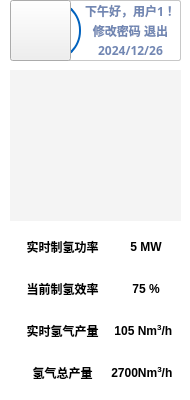
           <widget class="QFrame" name="frame_6">
            <property name="sizePolicy">
             <sizepolicy hsizetype="Expanding" vsizetype="Expanding">
              <horstretch>1</horstretch>
              <verstretch>0</verstretch>
             </sizepolicy>
            </property>
            <property name="styleSheet">
             <string notr="true">QFrame {
    background-color: transparent; /* 背景透明 */

}</string>
            </property>
            <property name="frameShape">
             <enum>QFrame::StyledPanel</enum>
            </property>
            <property name="frameShadow">
             <enum>QFrame::Raised</enum>
            </property>
            <widget class="QPushButton" name="pushButton_13">
             <property name="geometry">
              <rect>
               <x>10</x>
               <y>0</y>
               <width>61</width>
               <height>61</height>
              </rect>
             </property>
             <property name="styleSheet">
              <string notr="true">QPushButton {
    border-radius: 30px; /* 圆形，半径为宽高的一半 */
    border: 2px solid white; /* 添加白色边框 */
    background-color: white; /* 设置背景颜色为白色 */
}
border-image: url(:/icons/icons/我的照片.png);</string>
             </property>
             <property name="text">
              <string/>
             </property>
             <property name="icon">
              <iconset resource="res.qrc">
               <normaloff>:/icons/icons/我的照片.png</normaloff>:/icons/icons/我的照片.png</iconset>
             </property>
             <property name="iconSize">
              <size>
               <width>40</width>
               <height>40</height>
              </size>
             </property>
            </widget>
            <widget class="QPushButton" name="pushButton_14">
             <property name="geometry">
              <rect>
               <x>20</x>
               <y>0</y>
               <width>61</width>
               <height>61</height>
              </rect>
             </property>
             <property name="styleSheet">
              <string notr="true">QPushButton {
    border-radius: 30px; /* 圆形，半径为宽高的一半 */
    border: 2px solid rgb(1, 98, 190); /* 添加白色边框 */
    background-color: ; /* 设置背景颜色为白色 */
	color: rgb(1, 98, 190);
}</string>
             </property>
             <property name="text">
              <string/>
             </property>
             <property name="iconSize">
              <size>
               <width>40</width>
               <height>40</height>
              </size>
             </property>
            </widget>
            <widget class="QLabel" name="label_2">
             <property name="geometry">
              <rect>
               <x>50</x>
               <y>0</y>
               <width>131</width>
               <height>61</height>
              </rect>
             </property>
             <property name="font">
              <font>
               <family>幼圆</family>
               <pointsize>9</pointsize>
               <weight>75</weight>
               <bold>true</bold>
              </font>
             </property>
             <property name="styleSheet">
              <string notr="true">QLabel {
    color: ; /* 设置字体颜色为蓝色 */
	color: rgb(114, 135, 179);
    background-color: white; /* 设置背景颜色为白色 */
	border-radius: 2px; /* 设置2px的圆角 */
    border: 1px solid rgb(200, 200, 200); /* 可选：设置浅灰色边框，增强视觉效果 */
}
</string>
             </property>
             <property name="text">
              <string/>
             </property>
             <property name="alignment">
              <set>Qt::AlignRight|Qt::AlignTrailing|Qt::AlignVCenter</set>
             </property>
            </widget>
            <widget class="QLabel" name="label_3">
             <property name="geometry">
              <rect>
               <x>80</x>
               <y>0</y>
               <width>101</width>
               <height>21</height>
              </rect>
             </property>
             <property name="font">
              <font>
               <family>幼圆</family>
               <pointsize>9</pointsize>
               <weight>75</weight>
               <bold>true</bold>
              </font>
             </property>
             <property name="styleSheet">
              <string notr="true">QLabel {
	color: rgb(114, 135, 179);
    background-color: transparent; /* 设置背景颜色为白色 */

}
</string>
             </property>
             <property name="text">
              <string>下午好，用户1！</string>
             </property>
             <property name="alignment">
              <set>Qt::AlignCenter</set>
             </property>
            </widget>
            <widget class="QLabel" name="label_4">
             <property name="geometry">
              <rect>
               <x>80</x>
               <y>20</y>
               <width>101</width>
               <height>21</height>
              </rect>
             </property>
             <property name="font">
              <font>
               <family>幼圆</family>
               <pointsize>9</pointsize>
               <weight>75</weight>
               <bold>true</bold>
              </font>
             </property>
             <property name="styleSheet">
              <string notr="true">QLabel {
	color: rgb(114, 135, 179);
    background-color: transparent; /* 设置背景颜色为白色 */

}
</string>
             </property>
             <property name="text">
              <string>修改密码 退出</string>
             </property>
             <property name="alignment">
              <set>Qt::AlignCenter</set>
             </property>
            </widget>
            <widget class="QLabel" name="label_5">
             <property name="geometry">
              <rect>
               <x>80</x>
               <y>40</y>
               <width>101</width>
               <height>21</height>
              </rect>
             </property>
             <property name="font">
              <font>
               <family>幼圆</family>
               <pointsize>9</pointsize>
               <weight>75</weight>
               <bold>true</bold>
              </font>
             </property>
             <property name="styleSheet">
              <string notr="true">QLabel {
	color: rgb(114, 135, 179);
    background-color: transparent; /* 设置背景颜色为白色 */

}
</string>
             </property>
             <property name="text">
              <string>2024/12/26</string>
             </property>
             <property name="alignment">
              <set>Qt::AlignCenter</set>
             </property>
            </widget>
            <widget class="QLabel" name="label_10">
             <property name="geometry">
              <rect>
               <x>10</x>
               <y>70</y>
               <width>171</width>
               <height>151</height>
              </rect>
             </property>
             <property name="styleSheet">
              <string notr="true">background-color: rgb(244, 244, 244);
border-image: url(:/images/images/bingtu.jpg);</string>
             </property>
             <property name="text">
              <string/>
             </property>
            </widget>
            <widget class="QFrame" name="frame_9">
             <property name="geometry">
              <rect>
               <x>10</x>
               <y>230</y>
               <width>171</width>
               <height>161</height>
              </rect>
             </property>
             <property name="sizePolicy">
              <sizepolicy hsizetype="Expanding" vsizetype="Expanding">
               <horstretch>0</horstretch>
               <verstretch>3</verstretch>
              </sizepolicy>
             </property>
             <property name="font">
              <font>
               <family>幼圆</family>
               <pointsize>10</pointsize>
               <weight>75</weight>
               <bold>true</bold>
              </font>
             </property>
             <property name="styleSheet">
              <string notr="true"/>
             </property>
             <property name="frameShape">
              <enum>QFrame::StyledPanel</enum>
             </property>
             <property name="frameShadow">
              <enum>QFrame::Raised</enum>
             </property>
             <layout class="QVBoxLayout" name="verticalLayout_5">
              <property name="spacing">
               <number>9</number>
              </property>
              <property name="leftMargin">
               <number>0</number>
              </property>
              <property name="topMargin">
               <number>0</number>
              </property>
              <property name="rightMargin">
               <number>0</number>
              </property>
              <property name="bottomMargin">
               <number>0</number>
              </property>
              <item>
               <widget class="QFrame" name="frame_10">
                <property name="frameShape">
                 <enum>QFrame::StyledPanel</enum>
                </property>
                <property name="frameShadow">
                 <enum>QFrame::Raised</enum>
                </property>
                <layout class="QHBoxLayout" name="horizontalLayout_4">
                 <property name="spacing">
                  <number>6</number>
                 </property>
                 <property name="leftMargin">
                  <number>3</number>
                 </property>
                 <property name="topMargin">
                  <number>0</number>
                 </property>
                 <property name="rightMargin">
                  <number>3</number>
                 </property>
                 <property name="bottomMargin">
                  <number>0</number>
                 </property>
                 <item>
                  <widget class="QLabel" name="label_6">
                   <property name="minimumSize">
                    <size>
                     <width>95</width>
                     <height>30</height>
                    </size>
                   </property>
                   <property name="maximumSize">
                    <size>
                     <width>16777215</width>
                     <height>30</height>
                    </size>
                   </property>
                   <property name="font">
                    <font>
                     <family>SimSun</family>
                     <pointsize>9</pointsize>
                     <weight>75</weight>
                     <bold>true</bold>
                    </font>
                   </property>
                   <property name="styleSheet">
                    <string notr="true">background-color: rgb(255, 255, 255);</string>
                   </property>
                   <property name="text">
                    <string>实时制氢功率</string>
                   </property>
                   <property name="alignment">
                    <set>Qt::AlignCenter</set>
                   </property>
                  </widget>
                 </item>
                 <item>
                  <widget class="QLabel" name="label_12">
                   <property name="minimumSize">
                    <size>
                     <width>0</width>
                     <height>30</height>
                    </size>
                   </property>
                   <property name="maximumSize">
                    <size>
                     <width>16777215</width>
                     <height>30</height>
                    </size>
                   </property>
                   <property name="font">
                    <font>
                     <weight>75</weight>
                     <bold>true</bold>
                    </font>
                   </property>
                   <property name="styleSheet">
                    <string notr="true">background-color: rgb(255, 255, 255);
border:1px black ;

</string>
                   </property>
                   <property name="text">
                    <string>5 MW</string>
                   </property>
                   <property name="alignment">
                    <set>Qt::AlignCenter</set>
                   </property>
                  </widget>
                 </item>
                </layout>
               </widget>
              </item>
              <item>
               <widget class="QFrame" name="frame_8">
                <property name="frameShape">
                 <enum>QFrame::StyledPanel</enum>
                </property>
                <property name="frameShadow">
                 <enum>QFrame::Raised</enum>
                </property>
                <layout class="QHBoxLayout" name="horizontalLayout_5">
                 <property name="leftMargin">
                  <number>3</number>
                 </property>
                 <property name="topMargin">
                  <number>0</number>
                 </property>
                 <property name="rightMargin">
                  <number>3</number>
                 </property>
                 <property name="bottomMargin">
                  <number>0</number>
                 </property>
                 <item>
                  <widget class="QLabel" name="label_8">
                   <property name="minimumSize">
                    <size>
                     <width>95</width>
                     <height>30</height>
                    </size>
                   </property>
                   <property name="maximumSize">
                    <size>
                     <width>16777215</width>
                     <height>30</height>
                    </size>
                   </property>
                   <property name="font">
                    <font>
                     <family>SimSun</family>
                     <pointsize>9</pointsize>
                     <weight>75</weight>
                     <bold>true</bold>
                    </font>
                   </property>
                   <property name="styleSheet">
                    <string notr="true">background-color: rgb(255, 255, 255);</string>
                   </property>
                   <property name="text">
                    <string>当前制氢效率</string>
                   </property>
                   <property name="alignment">
                    <set>Qt::AlignCenter</set>
                   </property>
                  </widget>
                 </item>
                 <item>
                  <widget class="QLabel" name="label_14">
                   <property name="minimumSize">
                    <size>
                     <width>0</width>
                     <height>30</height>
                    </size>
                   </property>
                   <property name="maximumSize">
                    <size>
                     <width>16777215</width>
                     <height>30</height>
                    </size>
                   </property>
                   <property name="font">
                    <font>
                     <weight>75</weight>
                     <bold>true</bold>
                    </font>
                   </property>
                   <property name="styleSheet">
                    <string notr="true">background-color: rgb(255, 255, 255);
border:1px black ;

</string>
                   </property>
                   <property name="text">
                    <string>75 %</string>
                   </property>
                   <property name="alignment">
                    <set>Qt::AlignCenter</set>
                   </property>
                  </widget>
                 </item>
                </layout>
               </widget>
              </item>
              <item>
               <widget class="QFrame" name="frame_11">
                <property name="frameShape">
                 <enum>QFrame::StyledPanel</enum>
                </property>
                <property name="frameShadow">
                 <enum>QFrame::Raised</enum>
                </property>
                <layout class="QHBoxLayout" name="horizontalLayout_6">
                 <property name="leftMargin">
                  <number>3</number>
                 </property>
                 <property name="topMargin">
                  <number>0</number>
                 </property>
                 <property name="rightMargin">
                  <number>3</number>
                 </property>
                 <property name="bottomMargin">
                  <number>0</number>
                 </property>
                 <item>
                  <widget class="QLabel" name="label_7">
                   <property name="minimumSize">
                    <size>
                     <width>95</width>
                     <height>30</height>
                    </size>
                   </property>
                   <property name="maximumSize">
                    <size>
                     <width>16777215</width>
                     <height>30</height>
                    </size>
                   </property>
                   <property name="font">
                    <font>
                     <family>SimSun</family>
                     <pointsize>9</pointsize>
                     <weight>75</weight>
                     <bold>true</bold>
                    </font>
                   </property>
                   <property name="styleSheet">
                    <string notr="true">background-color: rgb(255, 255, 255);</string>
                   </property>
                   <property name="text">
                    <string>实时氢气产量</string>
                   </property>
                   <property name="alignment">
                    <set>Qt::AlignCenter</set>
                   </property>
                  </widget>
                 </item>
                 <item>
                  <widget class="QLabel" name="label_13">
                   <property name="minimumSize">
                    <size>
                     <width>0</width>
                     <height>30</height>
                    </size>
                   </property>
                   <property name="maximumSize">
                    <size>
                     <width>16777215</width>
                     <height>30</height>
                    </size>
                   </property>
                   <property name="font">
                    <font>
                     <weight>75</weight>
                     <bold>true</bold>
                    </font>
                   </property>
                   <property name="styleSheet">
                    <string notr="true">background-color: rgb(255, 255, 255);
border:1px black ;

</string>
                   </property>
                   <property name="text">
                    <string>105 Nm&lt;sup&gt;3&lt;/sup&gt;/h
</string>
                   </property>
                   <property name="alignment">
                    <set>Qt::AlignCenter</set>
                   </property>
                  </widget>
                 </item>
                </layout>
               </widget>
              </item>
              <item>
               <widget class="QFrame" name="frame_12">
                <property name="frameShape">
                 <enum>QFrame::StyledPanel</enum>
                </property>
                <property name="frameShadow">
                 <enum>QFrame::Raised</enum>
                </property>
                <layout class="QHBoxLayout" name="horizontalLayout_7">
                 <property name="leftMargin">
                  <number>3</number>
                 </property>
                 <property name="topMargin">
                  <number>0</number>
                 </property>
                 <property name="rightMargin">
                  <number>3</number>
                 </property>
                 <property name="bottomMargin">
                  <number>0</number>
                 </property>
                 <item>
                  <widget class="QLabel" name="label_9">
                   <property name="minimumSize">
                    <size>
                     <width>95</width>
                     <height>30</height>
                    </size>
                   </property>
                   <property name="maximumSize">
                    <size>
                     <width>16777215</width>
                     <height>30</height>
                    </size>
                   </property>
                   <property name="font">
                    <font>
                     <family>SimSun</family>
                     <pointsize>9</pointsize>
                     <weight>75</weight>
                     <bold>true</bold>
                    </font>
                   </property>
                   <property name="styleSheet">
                    <string notr="true">background-color: rgb(255, 255, 255);</string>
                   </property>
                   <property name="text">
                    <string>氢气总产量</string>
                   </property>
                   <property name="alignment">
                    <set>Qt::AlignCenter</set>
                   </property>
                  </widget>
                 </item>
                 <item>
                  <widget class="QLabel" name="label_15">
                   <property name="minimumSize">
                    <size>
                     <width>0</width>
                     <height>30</height>
                    </size>
                   </property>
                   <property name="maximumSize">
                    <size>
                     <width>16777215</width>
                     <height>30</height>
                    </size>
                   </property>
                   <property name="font">
                    <font>
                     <weight>75</weight>
                     <bold>true</bold>
                    </font>
                   </property>
                   <property name="styleSheet">
                    <string notr="true">background-color: rgb(255, 255, 255);
border:1px black ;

</string>
                   </property>
                   <property name="text">
                    <string>2700Nm&lt;sup&gt;3&lt;/sup&gt;/h
</string>
                   </property>
                   <property name="alignment">
                    <set>Qt::AlignCenter</set>
                   </property>
                  </widget>
                 </item>
                </layout>
               </widget>
              </item>
             </layout>
            </widget>
            <zorder>label_2</zorder>
            <zorder>pushButton_14</zorder>
            <zorder>pushButton_13</zorder>
            <zorder>label_3</zorder>
            <zorder>label_4</zorder>
            <zorder>label_5</zorder>
            <zorder>label_10</zorder>
            <zorder>frame_9</zorder>
           </widget>
